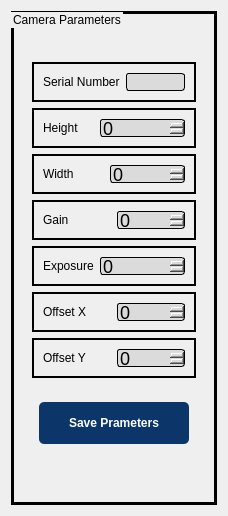
                   <widget class="QWidget" name="tab_2">
                    <attribute name="title">
                     <string>Second_Camera</string>
                    </attribute>
                    <layout class="QHBoxLayout" name="horizontalLayout_71">
                     <item>
                      <widget class="QGroupBox" name="groupBox_11">
                       <property name="maximumSize">
                        <size>
                         <width>16777215</width>
                         <height>700</height>
                        </size>
                       </property>
                       <property name="styleSheet">
                        <string notr="true">font: 20pt &quot;Mongolian Baiti&quot;;
border: 3px solid back</string>
                       </property>
                       <property name="title">
                        <string>Camera Parameters</string>
                       </property>
                       <layout class="QVBoxLayout" name="verticalLayout_19">
                        <item>
                         <spacer name="verticalSpacer_27">
                          <property name="orientation">
                           <enum>Qt::Vertical</enum>
                          </property>
                          <property name="sizeType">
                           <enum>QSizePolicy::Fixed</enum>
                          </property>
                          <property name="sizeHint" stdset="0">
                           <size>
                            <width>20</width>
                            <height>30</height>
                           </size>
                          </property>
                         </spacer>
                        </item>
                        <item>
                         <widget class="QFrame" name="frame_70">
                          <property name="maximumSize">
                           <size>
                            <width>16777215</width>
                            <height>500</height>
                           </size>
                          </property>
                          <property name="styleSheet">
                           <string notr="true">border:no;
font: 12pt &quot;Mongolian Baiti&quot;;</string>
                          </property>
                          <property name="frameShape">
                           <enum>QFrame::StyledPanel</enum>
                          </property>
                          <property name="frameShadow">
                           <enum>QFrame::Raised</enum>
                          </property>
                          <layout class="QHBoxLayout" name="horizontalLayout_58">
                           <item>
                            <layout class="QGridLayout" name="gridLayout_4">
                             <item row="5" column="0" colspan="2">
                              <widget class="QFrame" name="frame_71">
                               <property name="maximumSize">
                                <size>
                                 <width>16777215</width>
                                 <height>40</height>
                                </size>
                               </property>
                               <property name="styleSheet">
                                <string notr="true">border: 2px solid back</string>
                               </property>
                               <property name="frameShape">
                                <enum>QFrame::StyledPanel</enum>
                               </property>
                               <property name="frameShadow">
                                <enum>QFrame::Raised</enum>
                               </property>
                               <layout class="QHBoxLayout" name="horizontalLayout_59">
                                <item>
                                 <widget class="QLabel" name="label_40">
                                  <property name="styleSheet">
                                   <string notr="true">font: 13pt &quot;Mongolian Baiti&quot;;
border: no</string>
                                  </property>
                                  <property name="text">
                                   <string>Offset X</string>
                                  </property>
                                 </widget>
                                </item>
                                <item>
                                 <widget class="QSpinBox" name="offsetx_spinbox_2">
                                  <property name="maximumSize">
                                   <size>
                                    <width>16777215</width>
                                    <height>33</height>
                                   </size>
                                  </property>
                                  <property name="styleSheet">
                                   <string notr="true">background-color :rgb(219, 219, 219);
border-style: solid;
border-width: 1;
border-radius: 3;
font-size:18px;</string>
                                  </property>
                                 </widget>
                                </item>
                               </layout>
                              </widget>
                             </item>
                             <item row="0" column="0" colspan="2">
                              <widget class="QFrame" name="frame_72">
                               <property name="minimumSize">
                                <size>
                                 <width>0</width>
                                 <height>40</height>
                                </size>
                               </property>
                               <property name="maximumSize">
                                <size>
                                 <width>16777215</width>
                                 <height>40</height>
                                </size>
                               </property>
                               <property name="styleSheet">
                                <string notr="true">border: 2px solid back</string>
                               </property>
                               <property name="frameShape">
                                <enum>QFrame::StyledPanel</enum>
                               </property>
                               <property name="frameShadow">
                                <enum>QFrame::Raised</enum>
                               </property>
                               <layout class="QHBoxLayout" name="horizontalLayout_62">
                                <item>
                                 <widget class="QLabel" name="label_42">
                                  <property name="styleSheet">
                                   <string notr="true">font: 13pt &quot;Mongolian Baiti&quot;;
border: no</string>
                                  </property>
                                  <property name="text">
                                   <string>Serial Number</string>
                                  </property>
                                 </widget>
                                </item>
                                <item>
                                 <widget class="QLabel" name="serial_number_spinBox_2">
                                  <property name="styleSheet">
                                   <string notr="true">background-color :rgb(219, 219, 219);
border-style: solid;
border-width: 1;
border-radius: 3;
font-size:18px;</string>
                                  </property>
                                  <property name="text">
                                   <string/>
                                  </property>
                                 </widget>
                                </item>
                               </layout>
                              </widget>
                             </item>
                             <item row="4" column="0" colspan="2">
                              <widget class="QFrame" name="frame_73">
                               <property name="maximumSize">
                                <size>
                                 <width>16777215</width>
                                 <height>40</height>
                                </size>
                               </property>
                               <property name="styleSheet">
                                <string notr="true">border: 2px solid back</string>
                               </property>
                               <property name="frameShape">
                                <enum>QFrame::StyledPanel</enum>
                               </property>
                               <property name="frameShadow">
                                <enum>QFrame::Raised</enum>
                               </property>
                               <layout class="QHBoxLayout" name="horizontalLayout_63">
                                <item>
                                 <widget class="QLabel" name="label_44">
                                  <property name="styleSheet">
                                   <string notr="true">font: 13pt &quot;Mongolian Baiti&quot;;
border: no</string>
                                  </property>
                                  <property name="text">
                                   <string>Exposure</string>
                                  </property>
                                 </widget>
                                </item>
                                <item>
                                 <widget class="QSpinBox" name="expo_spinbox_2">
                                  <property name="minimumSize">
                                   <size>
                                    <width>33</width>
                                    <height>0</height>
                                   </size>
                                  </property>
                                  <property name="maximumSize">
                                   <size>
                                    <width>16777215</width>
                                    <height>33</height>
                                   </size>
                                  </property>
                                  <property name="styleSheet">
                                   <string notr="true">background-color :rgb(219, 219, 219);
border-style: solid;
border-width: 1;
border-radius: 3;
font-size:18px;</string>
                                  </property>
                                  <property name="maximum">
                                   <number>10000000</number>
                                  </property>
                                 </widget>
                                </item>
                               </layout>
                              </widget>
                             </item>
                             <item row="6" column="0" colspan="2">
                              <widget class="QFrame" name="frame_74">
                               <property name="maximumSize">
                                <size>
                                 <width>16777215</width>
                                 <height>40</height>
                                </size>
                               </property>
                               <property name="styleSheet">
                                <string notr="true">border: 2px solid back</string>
                               </property>
                               <property name="frameShape">
                                <enum>QFrame::StyledPanel</enum>
                               </property>
                               <property name="frameShadow">
                                <enum>QFrame::Raised</enum>
                               </property>
                               <layout class="QHBoxLayout" name="horizontalLayout_64">
                                <item>
                                 <widget class="QLabel" name="label_46">
                                  <property name="styleSheet">
                                   <string notr="true">font: 13pt &quot;Mongolian Baiti&quot;;
border: no</string>
                                  </property>
                                  <property name="text">
                                   <string>Offset Y</string>
                                  </property>
                                 </widget>
                                </item>
                                <item>
                                 <widget class="QSpinBox" name="offsety_spinbox_2">
                                  <property name="maximumSize">
                                   <size>
                                    <width>16777215</width>
                                    <height>33</height>
                                   </size>
                                  </property>
                                  <property name="styleSheet">
                                   <string notr="true">background-color :rgb(219, 219, 219);
border-style: solid;
border-width: 1;
border-radius: 3;
font-size:18px;</string>
                                  </property>
                                 </widget>
                                </item>
                               </layout>
                              </widget>
                             </item>
                             <item row="1" column="0" colspan="2">
                              <widget class="QFrame" name="frame_75">
                               <property name="minimumSize">
                                <size>
                                 <width>0</width>
                                 <height>40</height>
                                </size>
                               </property>
                               <property name="maximumSize">
                                <size>
                                 <width>16777215</width>
                                 <height>40</height>
                                </size>
                               </property>
                               <property name="styleSheet">
                                <string notr="true">border: 2px solid back</string>
                               </property>
                               <property name="frameShape">
                                <enum>QFrame::StyledPanel</enum>
                               </property>
                               <property name="frameShadow">
                                <enum>QFrame::Raised</enum>
                               </property>
                               <layout class="QHBoxLayout" name="horizontalLayout_65">
                                <item>
                                 <widget class="QLabel" name="label_47">
                                  <property name="styleSheet">
                                   <string notr="true">font: 13pt &quot;Mongolian Baiti&quot;;
border: no</string>
                                  </property>
                                  <property name="text">
                                   <string>Height</string>
                                  </property>
                                 </widget>
                                </item>
                                <item>
                                 <widget class="QSpinBox" name="height_spinbox_2">
                                  <property name="maximumSize">
                                   <size>
                                    <width>16777215</width>
                                    <height>33</height>
                                   </size>
                                  </property>
                                  <property name="styleSheet">
                                   <string notr="true">background-color :rgb(219, 219, 219);
border-style: solid;
border-width: 1;
border-radius: 3;
font-size:18px;</string>
                                  </property>
                                  <property name="maximum">
                                   <number>100000</number>
                                  </property>
                                 </widget>
                                </item>
                               </layout>
                              </widget>
                             </item>
                             <item row="3" column="0" colspan="2">
                              <widget class="QFrame" name="frame_76">
                               <property name="maximumSize">
                                <size>
                                 <width>16777215</width>
                                 <height>40</height>
                                </size>
                               </property>
                               <property name="styleSheet">
                                <string notr="true">border: 2px solid back</string>
                               </property>
                               <property name="frameShape">
                                <enum>QFrame::StyledPanel</enum>
                               </property>
                               <property name="frameShadow">
                                <enum>QFrame::Raised</enum>
                               </property>
                               <layout class="QHBoxLayout" name="horizontalLayout_66">
                                <item>
                                 <widget class="QLabel" name="label_48">
                                  <property name="styleSheet">
                                   <string notr="true">font: 13pt &quot;Mongolian Baiti&quot;;
border: no</string>
                                  </property>
                                  <property name="text">
                                   <string>Gain</string>
                                  </property>
                                 </widget>
                                </item>
                                <item>
                                 <widget class="QSpinBox" name="gain_spinbox_2">
                                  <property name="maximumSize">
                                   <size>
                                    <width>16777215</width>
                                    <height>33</height>
                                   </size>
                                  </property>
                                  <property name="styleSheet">
                                   <string notr="true">background-color :rgb(219, 219, 219);
border-style: solid;
border-width: 1;
border-radius: 3;
font-size:18px;</string>
                                  </property>
                                  <property name="maximum">
                                   <number>400</number>
                                  </property>
                                 </widget>
                                </item>
                               </layout>
                              </widget>
                             </item>
                             <item row="2" column="0" colspan="2">
                              <widget class="QFrame" name="frame_77">
                               <property name="maximumSize">
                                <size>
                                 <width>16777215</width>
                                 <height>40</height>
                                </size>
                               </property>
                               <property name="styleSheet">
                                <string notr="true">border: 2px solid back</string>
                               </property>
                               <property name="frameShape">
                                <enum>QFrame::StyledPanel</enum>
                               </property>
                               <property name="frameShadow">
                                <enum>QFrame::Raised</enum>
                               </property>
                               <layout class="QHBoxLayout" name="horizontalLayout_67">
                                <item>
                                 <widget class="QLabel" name="label_49">
                                  <property name="styleSheet">
                                   <string notr="true">font: 13pt &quot;Mongolian Baiti&quot;;
border: no</string>
                                  </property>
                                  <property name="text">
                                   <string>Width</string>
                                  </property>
                                 </widget>
                                </item>
                                <item>
                                 <widget class="QSpinBox" name="width_spinbox_2">
                                  <property name="maximumSize">
                                   <size>
                                    <width>16777215</width>
                                    <height>33</height>
                                   </size>
                                  </property>
                                  <property name="styleSheet">
                                   <string notr="true">background-color :rgb(219, 219, 219);
border-style: solid;
border-width: 1;
border-radius: 3;
font-size:18px;</string>
                                  </property>
                                  <property name="maximum">
                                   <number>10000</number>
                                  </property>
                                 </widget>
                                </item>
                               </layout>
                              </widget>
                             </item>
                            </layout>
                           </item>
                          </layout>
                         </widget>
                        </item>
                        <item>
                         <widget class="QFrame" name="frame_78">
                          <property name="maximumSize">
                           <size>
                            <width>16777215</width>
                            <height>61</height>
                           </size>
                          </property>
                          <property name="styleSheet">
                           <string notr="true">border:no;
font: 12pt &quot;Mongolian Baiti&quot;;</string>
                          </property>
                          <property name="frameShape">
                           <enum>QFrame::StyledPanel</enum>
                          </property>
                          <property name="frameShadow">
                           <enum>QFrame::Raised</enum>
                          </property>
                          <layout class="QHBoxLayout" name="horizontalLayout_68">
                           <item>
                            <widget class="QFrame" name="frame_80">
                             <property name="minimumSize">
                              <size>
                               <width>0</width>
                               <height>36</height>
                              </size>
                             </property>
                             <property name="maximumSize">
                              <size>
                               <width>150</width>
                               <height>59</height>
                              </size>
                             </property>
                             <property name="styleSheet">
                              <string notr="true">QFrame{
	background: #0C356A;
border-radius:5px;
}
</string>
                             </property>
                             <property name="frameShape">
                              <enum>QFrame::Box</enum>
                             </property>
                             <property name="frameShadow">
                              <enum>QFrame::Raised</enum>
                             </property>
                             <property name="lineWidth">
                              <number>3</number>
                             </property>
                             <layout class="QHBoxLayout" name="horizontalLayout_69">
                              <item>
                               <widget class="QPushButton" name="Save_Camera_Parameters_2">
                                <property name="maximumSize">
                                 <size>
                                  <width>120</width>
                                  <height>16777215</height>
                                 </size>
                                </property>
                                <property name="cursor">
                                 <cursorShape>PointingHandCursor</cursorShape>
                                </property>
                                <property name="toolTip">
                                 <string>Save Parameters</string>
                                </property>
                                <property name="styleSheet">
                                 <string notr="true">QPushButton{
	color: white;
    background-color:#0C356A;
	padding: 5px;
	font-size:12px;
	font-weight: bold;
	border-radius:7px;
background-color:transparent;
}

QPushButton:hover{
	background: #a3a3a3;
}

QPushButton:disabled {
    color: #8D8D8D;
}

QPushButton:pressed {
	background: rgb(0, 0, 0);
}

</string>
                                </property>
                                <property name="text">
                                 <string>Save Prameters</string>
                                </property>
                                <property name="icon">
                                 <iconset>
                                  <normaloff>../icons/save.png</normaloff>../icons/save.png</iconset>
                                </property>
                                <property name="iconSize">
                                 <size>
                                  <width>26</width>
                                  <height>26</height>
                                 </size>
                                </property>
                               </widget>
                              </item>
                             </layout>
                            </widget>
                           </item>
                          </layout>
                         </widget>
                        </item>
                        <item>
                         <spacer name="verticalSpacer_28">
                          <property name="orientation">
                           <enum>Qt::Vertical</enum>
                          </property>
                          <property name="sizeHint" stdset="0">
                           <size>
                            <width>20</width>
                            <height>40</height>
                           </size>
                          </property>
                         </spacer>
                        </item>
                       </layout>
                      </widget>
                     </item>
                    </layout>
                   </widget>
